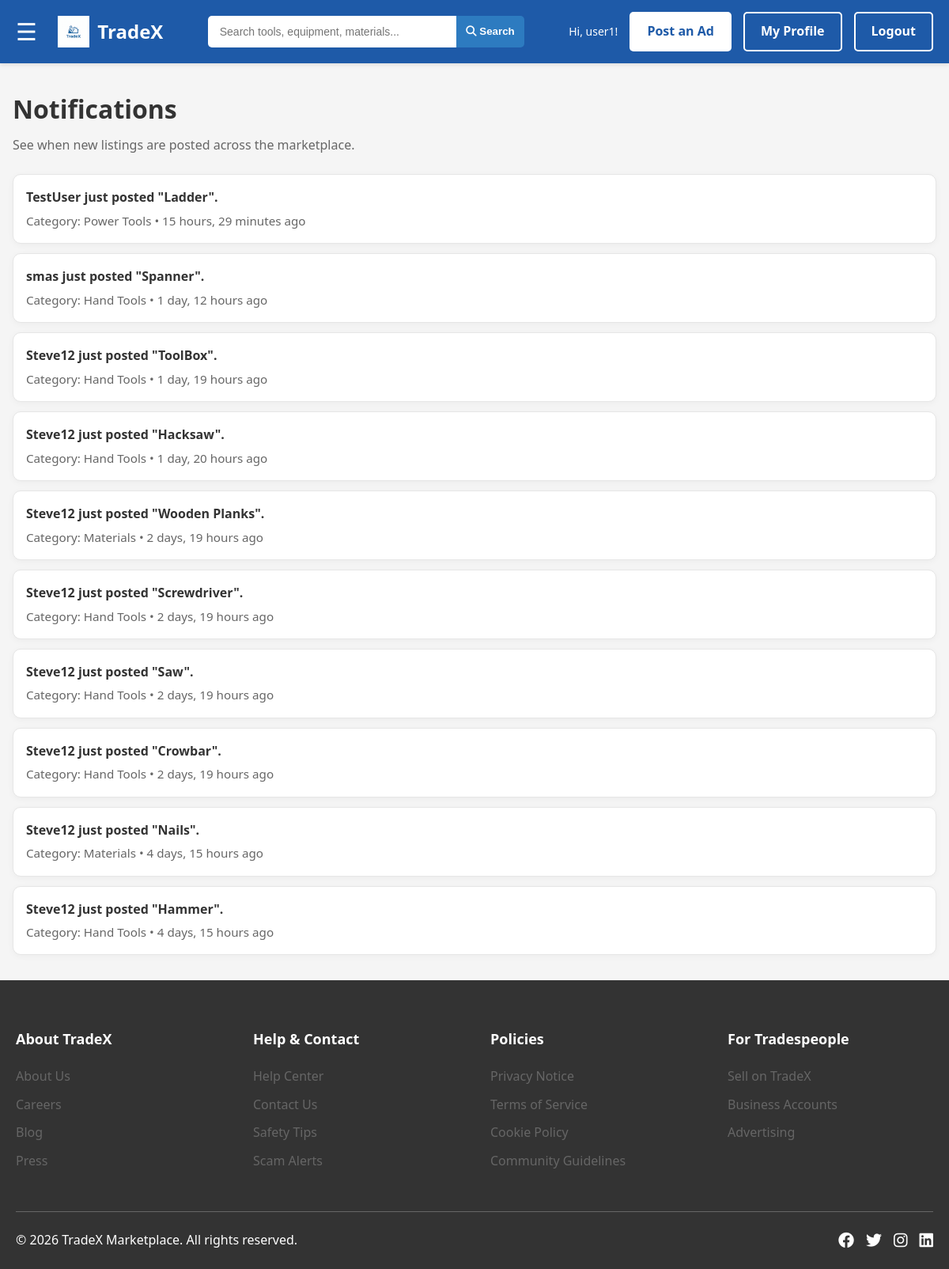
The app's page /notifications/ (signed in) with its own data.
### myapp/models.py (models this page shows, shortened)
class User(models.Model):
    username = models.CharField(max_length=50, unique=True)
    email = models.EmailField(unique=True)
    password_hash = models.CharField(max_length=255)
    profile_photo = models.ImageField(upload_to="profiles/", null=True, blank=True)
    credits_balance = models.IntegerField(default=0)
    created_at = models.DateTimeField(auto_now_add=True)

class Listing(models.Model):
    title = models.CharField(max_length=50)
    description = models.CharField(max_length=200)
    price = models.DecimalField(max_digits=20, decimal_places=2)
    createdDate = models.DateTimeField(auto_now_add=True)
    user = models.ForeignKey(User, on_delete=models.CASCADE)
    creditAccount = models.ForeignKey(CreditAccount, on_delete=models.CASCADE)
    location = models.ForeignKey(Location, on_delete=models.CASCADE)
    category = models.ForeignKey('Category', on_delete=models.CASCADE)
    condition = models.CharField(max_length=10, choices=MaterialCondition.choices)
    status = models.CharField(max_length=10, choices=ListingStatus.choices)
    credit_awarded_on_sale = models.BooleanField(default=False)

class Category(models.Model):
    name = models.CharField(max_length=100)

### myapp/views.py (the view)
# urls.py: path("notifications/", views.notifications, name="notifications"),
def notifications(request):
    profile_user = _get_profile_user(request)
    if not profile_user:
        return redirect("login")
    recent_listings = (
        Listing.objects.select_related("user", "category")
        .order_by("-createdDate")[:50]
    )
    notifications_feed = []
    for listing in recent_listings:
        notifications_feed.append(
            {
                "listing_id": listing.id,
                "title": listing.title,
                "seller": listing.user.username,
                "category": listing.category.name,
                "created_at": listing.createdDate,
                "is_own_listing": listing.user_id == profile_user.id,
            }
        )
    return render(
        request,
        "profile/notifications.html",
        {**get_nav_context(request), "notifications": notifications_feed},
    )

### myapp/views.py (called while the page is built)
def _get_profile_user(request):
    user_id = request.session.get("user_id")
    profile_user = None
    if user_id:
        profile_user = User.objects.filter(id=user_id).first()
    if not profile_user and request.user.is_authenticated:
        profile_user = User.objects.filter(username=request.user.username).first()
        if profile_user:
            request.session["user_id"] = profile_user.id
    return profile_user

def get_nav_context(request):
    user_id = request.session.get("user_id")
    user = None
    if user_id:
        try:
            user = User.objects.get(id=user_id)
        except User.DoesNotExist:
            pass
    return {"user_id": user_id, "user": user}

### myapp/templates/profile/notifications.html (shortened to what this page needs)
{% load static %}
<!DOCTYPE html>
<html lang="en">
<head>
    <link rel="stylesheet" href="{% static 'profile/profile.css' %}">
    <link rel="stylesheet" href="{% static 'styles/styles.css' %}">
    <link rel="stylesheet" href="{% static 'home/home.css' %}">
    <link rel="stylesheet" href="https://cdnjs.cloudflare.com/ajax/libs/font-awesome/6.4.0/css/all.min.css">
</head>
<body>
    <nav class="navbar">
        <div class="nav-container">
            <span id="openNavBtn" style="font-size:30px;cursor:pointer;color:white;">&#9776;</span>
            <a href="{% url 'home' %}" class="logo">
                <img src="{% static 'images/tradex-logo.png' %}" alt="TradeX Logo">
                <span>TradeX</span>
            </a>
            <form class="search-bar" method="GET" action="{% url 'products' %}">
                <input type="text"
                       name="q"
                       placeholder="Search tools, equipment, materials..."
                       value="{{ search_query }}">
                <button type="submit" class="search-btn">
                    <i class="fas fa-search"></i> Search
                </button>
            </form>
            <div class="nav-actions">
                {% if user_id %}
                    <span class="user-greeting">Hi, {{ user.username }}!</span>
                    <a href="{% url 'create_listing' %}" class="btn btn-primary">Post an Ad</a>
                    <a href="{% url 'profile' %}" class="btn btn-secondary">My Profile</a>
                    <a href="{% url 'logout' %}" class="btn btn-outline">Logout</a>
                {% else %}
                    <a href="{% url 'create_listing' %}" class="btn btn-primary">Post an Ad</a>
                    <a href="{% url 'register' %}" class="btn btn-secondary">Sign Up</a>
                    <a href="{% url 'login' %}" class="btn btn-outline">Login</a>
                {% endif %}
            </div>
        </div>
    </nav>
        <main class="container" style="padding: 2rem 1rem; min-height: 50vh;">
        <h1 style="margin-bottom: 0.5rem;">Notifications</h1>
        <p style="margin-top: 0; color: #666;">See when new listings are posted across the marketplace.</p>
        {% if notifications %}
            <div style="display: grid; gap: 0.75rem; margin-top: 1.5rem;">
                {% for item in notifications %}
                    <a href="{% url 'product_details' item.listing_id %}" style="text-decoration: none; color: inherit;">
                        <article style="background: #fff; border: 1px solid #e6e6e6; border-radius: 10px; padding: 1rem; box-shadow: 0 2px 8px rgba(0,0,0,0.04);">
                            <p style="margin: 0 0 0.25rem 0; font-weight: 700;">
                                {% if item.is_own_listing %}
                                    Your listing "{{ item.title }}" is now live.
                                {% else %}
                                    {{ item.seller }} just posted "{{ item.title }}".
                                {% endif %}
                            </p>
                            <p style="margin: 0; color: #666; font-size: 0.95rem;">
                                Category: {{ item.category }} • {{ item.created_at|timesince }} ago
                            </p>
                        </article>
                    </a>
                {% endfor %}
            </div>
        {% else %}
            <p style="margin-top: 1.25rem;">No listings have been posted yet.</p>
        {% endif %}
    </main>
    <footer class="footer">
        <div class="container">
            <div class="footer-grid">
                <div class="footer-section">
                    <h4>About TradeX</h4>
                    <ul>
                        <li><a href="#">About Us</a></li>
                        <li><a href="#">Careers</a></li>
                        <li><a href="#">Blog</a></li>
                        <li><a href="#">Press</a></li>
                    </ul>
                </div>
                <div class="footer-section">
                    <h4>Help & Contact</h4>
                    <ul>
                        <li><a href="#">Help Center</a></li>
                        <li><a href="#">Contact Us</a></li>
                        <li><a href="#">Safety Tips</a></li>
                        <li><a href="#">Scam Alerts</a></li>
                    </ul>
                </div>
                <div class="footer-section">
                    <h4>Policies</h4>
                    <ul>
                        <li><a href="#">Privacy Notice</a></li>
                        <li><a href="#">Terms of Service</a></li>
                        <li><a href="#">Cookie Policy</a></li>
                        <li><a href="#">Community Guidelines</a></li>
                    </ul>
                </div>
                <div class="footer-section">
                    <h4>For Tradespeople</h4>
                    <ul>
                        <li><a href="{% url 'create_listing' %}">Sell on TradeX</a></li>
                        <li><a href="#">Business Accounts</a></li>
                        <li><a href="#">Advertising</a></li>
                    </ul>
                </div>
            </div>
            <div class="footer-bottom">
                <p>&copy; {% now "Y" %} TradeX Marketplace. All rights reserved.</p>
                <div class="social-links">
                    <a href="#"><i class="fab fa-facebook"></i></a>
                    <a href="#"><i class="fab fa-twitter"></i></a>
                    <a href="#"><i class="fab fa-instagram"></i></a>
                    <a href="#"><i class="fab fa-linkedin"></i></a>
                </div>
            </div>
        </div>
    </footer>
</body>
</html>

### myapp/static/profile/profile.css (style rules this page uses)
.footer { background-color: var(--dark-gray); color: var(--white); padding: 60px 0 20px; }
.footer-grid { display: grid; grid-template-columns: repeat(auto-fit, minmax(200px, 1fr)); gap: 40px; margin-bottom: 40px; }
.footer-section h4 { margin-bottom: 20px; color: var(--white); font-size: 18px; }
.footer-section ul { list-style: none; }
.footer-section ul li { margin-bottom: 10px; }
.footer-section ul li a { color: var(--medium-gray); text-decoration: none; transition: color 0.3s ease; }
.footer-bottom { display: flex; justify-content: space-between; align-items: center; padding-top: 20px; border-top: 1px solid var(--medium-gray); }
.social-links { display: flex; gap: 15px; }
.social-links a { color: var(--white); font-size: 20px; transition: color 0.3s ease; }

### myapp/static/styles/styles.css (style rules this page uses)
:root { --primary-blue: #1E5AA8; --secondary-blue: #2D7BC0; --light-blue: #E8F1F8; --white: #FFFFFF; --dark-gray: #333333; --medium-gray: #666666; --light-gray: #F5F5F5; --border-color: #DDDDDD; }
.nav-container { max-width: 1400px; margin: 0 auto; padding: 0 20px; display: flex; align-items: center; justify-content: space-between; }
.navbar { background-color: var(--primary-blue); padding: 15px 0; position: sticky; top: 0; z-index: 1000; box-shadow: 0 2px 5px rgba(0,0,0,0.1); }
.logo { display: flex; align-items: center; gap: 10px; text-decoration: none; color: var(--white); font-size: 24px; font-weight: bold; }
.logo img { height: 40px; width: auto; }
.search-bar { display: flex; flex: 1; max-width: 400px; margin: 0 30px; }
.search-bar input { flex: 1; padding: 12px 15px; border: none; border-radius: 5px 0 0 5px; font-size: 14px; outline: none; }
.search-btn { padding: 4px 12px; background-color: var(--secondary-blue); color: var(--white); border: none; border-radius: 0 5px 5px 0; cursor: pointer; font-weight: bold; }
.nav-actions { display: flex; align-items: center; gap: 15px; }
.user-greeting { color: var(--white); font-size: 14px; }
.btn { padding: 10px 20px; border-radius: 5px; text-decoration: none; font-weight: bold; cursor: pointer; transition: all 0.3s ease; display: inline-block; border: 2px solid transparent; }
.btn-primary { background-color: var(--white); color: var(--primary-blue); }
.btn-secondary { background-color: transparent; color: var(--white); border: 2px solid var(--white); }
.btn-outline { background-color: transparent; color: var(--white); border: 2px solid var(--white); }
.footer { background-color: var(--dark-gray); color: var(--white); padding: 60px 0 20px; }
.footer-grid { display: grid; grid-template-columns: repeat(auto-fit, minmax(200px, 1fr)); gap: 40px; margin-bottom: 40px; }
.footer-section h4 { margin-bottom: 20px; color: var(--white); font-size: 18px; }
.footer-section ul { list-style: none; }
.footer-section ul li { margin-bottom: 10px; }
.footer-section ul li a { color: var(--medium-gray); text-decoration: none; transition: color 0.3s ease; }
.footer-bottom { display: flex; justify-content: space-between; align-items: center; padding-top: 20px; border-top: 1px solid var(--medium-gray); }
.social-links { display: flex; gap: 15px; }
.social-links a { color: var(--white); font-size: 20px; transition: color 0.3s ease; }

### myapp/static/home/home.css (style rules this page uses)
* { margin: 0; padding: 0; box-sizing: border-box; }
body { font-family: 'Segoe UI', Tahoma, Geneva, Verdana, sans-serif; background-color: var(--light-gray); color: var(--dark-gray); line-height: 1.6; }
.container { max-width: 1200px; margin: 0 auto; padding: 0 20px; }

### records on screen
User: username "user1"
User: seller "TestUser"
Listing: title "Ladder", created_at "15 hours, 29 minutes"
Category: category "Power Tools"
User: seller "smas"
Listing: title "Spanner", created_at "1 day, 12 hours"
Category: category "Hand Tools" "Hand Tools" "Hand Tools" "Hand Tools" "Hand Tools" "Hand Tools" "Hand Tools"
User: seller "Steve12" "Steve12" "Steve12" "Steve12" "Steve12" "Steve12" "Steve12" "Steve12"
Listing: title "ToolBox", created_at "1 day, 19 hours"
Listing: title "Hacksaw", created_at "1 day, 20 hours"
Listing: title "Wooden Planks", created_at "2 days, 19 hours"
Category: category "Materials" "Materials"
Listing: title "Screwdriver", created_at "2 days, 19 hours"
Listing: title "Saw", created_at "2 days, 19 hours"
Listing: title "Crowbar", created_at "2 days, 19 hours"
Listing: title "Nails", created_at "4 days, 15 hours"
Listing: title "Hammer", created_at "4 days, 15 hours"
